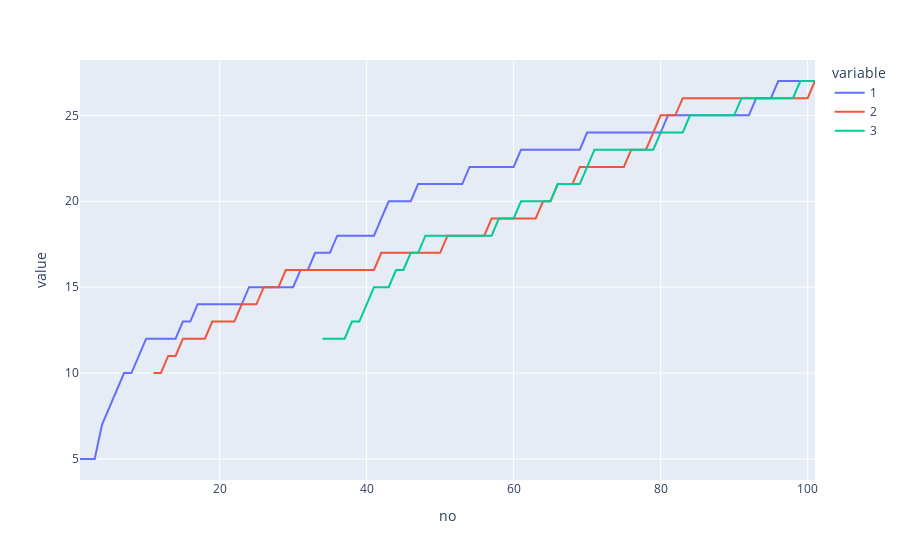

Write notebook code for a chart like this one.
### Markdown cell above
#### Level Data

### Code cell
df = (
    data
    .pivot_table(values='level',index='no',columns='team_member_slot')
    .reindex(np.arange(data['no'].min(),data['no'].max()+1))
    .reset_index()
    .ffill()
)
display(df)
px.line(df, x="no", y=[1,2,3]).update_layout(hovermode='x')

### Figure 1 — Plotly figure (JSON) as saved in the notebook; plotly's stock layout.template omitted (floating-point values rounded to 4 significant figures)
{"data": [{"hovertemplate": "variable=1<br>no=%{x}<br>value=%{y}<extra></extra>", "legendgroup": "1", "line": {"color": "#636efa", "dash": "solid"}, "marker": {"symbol": "circle"}, "mode": "lines", "name": "1", "orientation": "v", "showlegend": true, "type": "scatter", "x": [1, 2, 3, 4, 5, 6, 7, 8, 9, 10, 11, 12, 13, 14, 15, 16, 17, 18, 19, 20, 21, 22, 23, 24, 25, 26, 27, 28, 29, 30, 31, 32, 33, 34, 35, 36, 37, 38, 39, 40, 41, 42, 43, 44, 45, 46, 47, 48, 49, 50, 51, 52, 53, 54, 55, 56, 57, 58, 59, 60, 61, 62, 63, 64, 65, 66, 67, 68, 69, 70, 71, 72, 73, 74, 75, 76, 77, 78, 79, 80, 81, 82, 83, 84, 85, 86, 87, 88, 89, 90, 91, 92, 93, 94, 95, 96, 97, 98, 99, 100, 101], "xaxis": "x", "y": [5, 5, 5, 7, 8, 9, 10, 10, 11, 12, 12, 12, 12, 12, 13, 13, 14, 14, 14, 14, 14, 14, 14, 15, 15, 15, 15, 15, 15, 15, 16, 16, 17, 17, 17, 18, 18, 18, 18, 18, 18, 19, 20, 20, 20, 20, 21, 21, 21, 21, 21, 21, 21, 22, 22, 22, 22, 22, 22, 22, 23, 23, 23, 23, 23, 23, 23, 23, 23, 24, 24, 24, 24, 24, 24, 24, 24, 24, 24, 24, 25, 25, 25, 25, 25, 25, 25, 25, 25, 25, 25, 25, 26, 26, 26, 27, 27, 27, 27, 27, 27], "yaxis": "y"}, {"hovertemplate": "variable=2<br>no=%{x}<br>value=%{y}<extra></extra>", "legendgroup": "2", "line": {"color": "#EF553B", "dash": "solid"}, "marker": {"symbol": "circle"}, "mode": "lines", "name": "2", "orientation": "v", "showlegend": true, "type": "scatter", "x": [1, 2, 3, 4, 5, 6, 7, 8, 9, 10, 11, 12, 13, 14, 15, 16, 17, 18, 19, 20, 21, 22, 23, 24, 25, 26, 27, 28, 29, 30, 31, 32, 33, 34, 35, 36, 37, 38, 39, 40, 41, 42, 43, 44, 45, 46, 47, 48, 49, 50, 51, 52, 53, 54, 55, 56, 57, 58, 59, 60, 61, 62, 63, 64, 65, 66, 67, 68, 69, 70, 71, 72, 73, 74, 75, 76, 77, 78, 79, 80, 81, 82, 83, 84, 85, 86, 87, 88, 89, 90, 91, 92, 93, 94, 95, 96, 97, 98, 99, 100, 101], "xaxis": "x", "y": [null, null, null, null, null, null, null, null, null, null, 10, 10, 11, 11, 12, 12, 12, 12, 13, 13, 13, 13, 14, 14, 14, 15, 15, 15, 16, 16, 16, 16, 16, 16, 16, 16, 16, 16, 16, 16, 16, 17, 17, 17, 17, 17, 17, 17, 17, 17, 18, 18, 18, 18, 18, 18, 19, 19, 19, 19, 19, 19, 19, 20, 20, 21, 21, 21, 22, 22, 22, 22, 22, 22, 22, 23, 23, 23, 24, 25, 25, 25, 26, 26, 26, 26, 26, 26, 26, 26, 26, 26, 26, 26, 26, 26, 26, 26, 26, 26, 27], "yaxis": "y"}, {"hovertemplate": "variable=3<br>no=%{x}<br>value=%{y}<extra></extra>", "legendgroup": "3", "line": {"color": "#00cc96", "dash": "solid"}, "marker": {"symbol": "circle"}, "mode": "lines", "name": "3", "orientation": "v", "showlegend": true, "type": "scatter", "x": [1, 2, 3, 4, 5, 6, 7, 8, 9, 10, 11, 12, 13, 14, 15, 16, 17, 18, 19, 20, 21, 22, 23, 24, 25, 26, 27, 28, 29, 30, 31, 32, 33, 34, 35, 36, 37, 38, 39, 40, 41, 42, 43, 44, 45, 46, 47, 48, 49, 50, 51, 52, 53, 54, 55, 56, 57, 58, 59, 60, 61, 62, 63, 64, 65, 66, 67, 68, 69, 70, 71, 72, 73, 74, 75, 76, 77, 78, 79, 80, 81, 82, 83, 84, 85, 86, 87, 88, 89, 90, 91, 92, 93, 94, 95, 96, 97, 98, 99, 100, 101], "xaxis": "x", "y": [null, null, null, null, null, null, null, null, null, null, null, null, null, null, null, null, null, null, null, null, null, null, null, null, null, null, null, null, null, null, null, null, null, 12, 12, 12, 12, 13, 13, 14, 15, 15, 15, 16, 16, 17, 17, 18, 18, 18, 18, 18, 18, 18, 18, 18, 18, 19, 19, 19, 20, 20, 20, 20, 20, 21, 21, 21, 21, 22, 23, 23, 23, 23, 23, 23, 23, 23, 23, 24, 24, 24, 24, 25, 25, 25, 25, 25, 25, 25, 26, 26, 26, 26, 26, 26, 26, 26, 27, 27, 27], "yaxis": "y"}], "layout": {"hovermode": "x", "legend": {"title": {"text": "variable"}, "tracegroupgap": 0}, "margin": {"t": 60}, "xaxis": {"anchor": "y", "domain": [0, 1], "title": {"text": "no"}}, "yaxis": {"anchor": "x", "domain": [0, 1], "title": {"text": "value"}}}}
